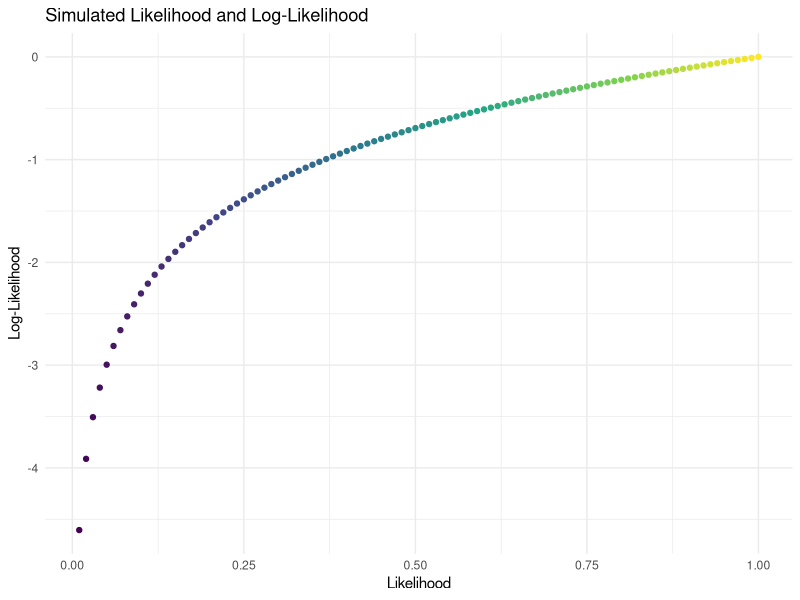

Source code (R):
## ---- chunk 1

knitr::opts_chunk$set(echo = TRUE)

## ---- chunk 2

x <- seq(.01, 1, .01)

y <- log(x)

library(ggplot2)

ggplot(data = NULL,
       aes(x = x,
           y = y,
           color = x)) +
  geom_point() +
  labs(title = "Simulated Likelihood and Log-Likelihood", 
       x = "Likelihood", 
       y = "Log-Likelihood") +
  theme_minimal() +
  scale_color_viridis_c() +
  theme(legend.position = "none")

# plot(x, y,
#      pch = 19,
#      col = "blue",
#      main = "Simulated Likelihood and Log-Likelihood",
#      xlab = "Likelihood",
#      ylab = "Log-Likelihood")
